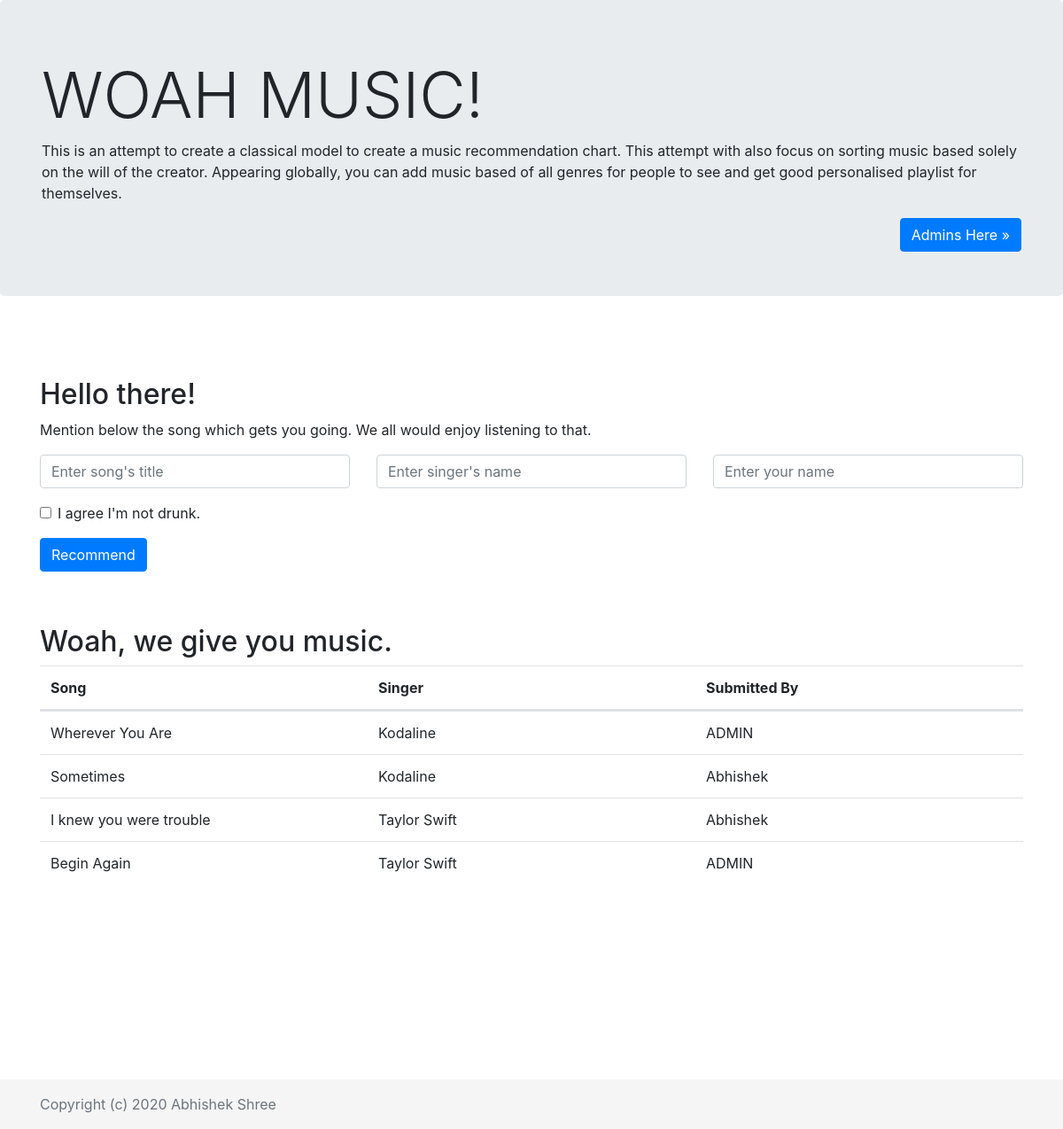
The app's page /, older data.
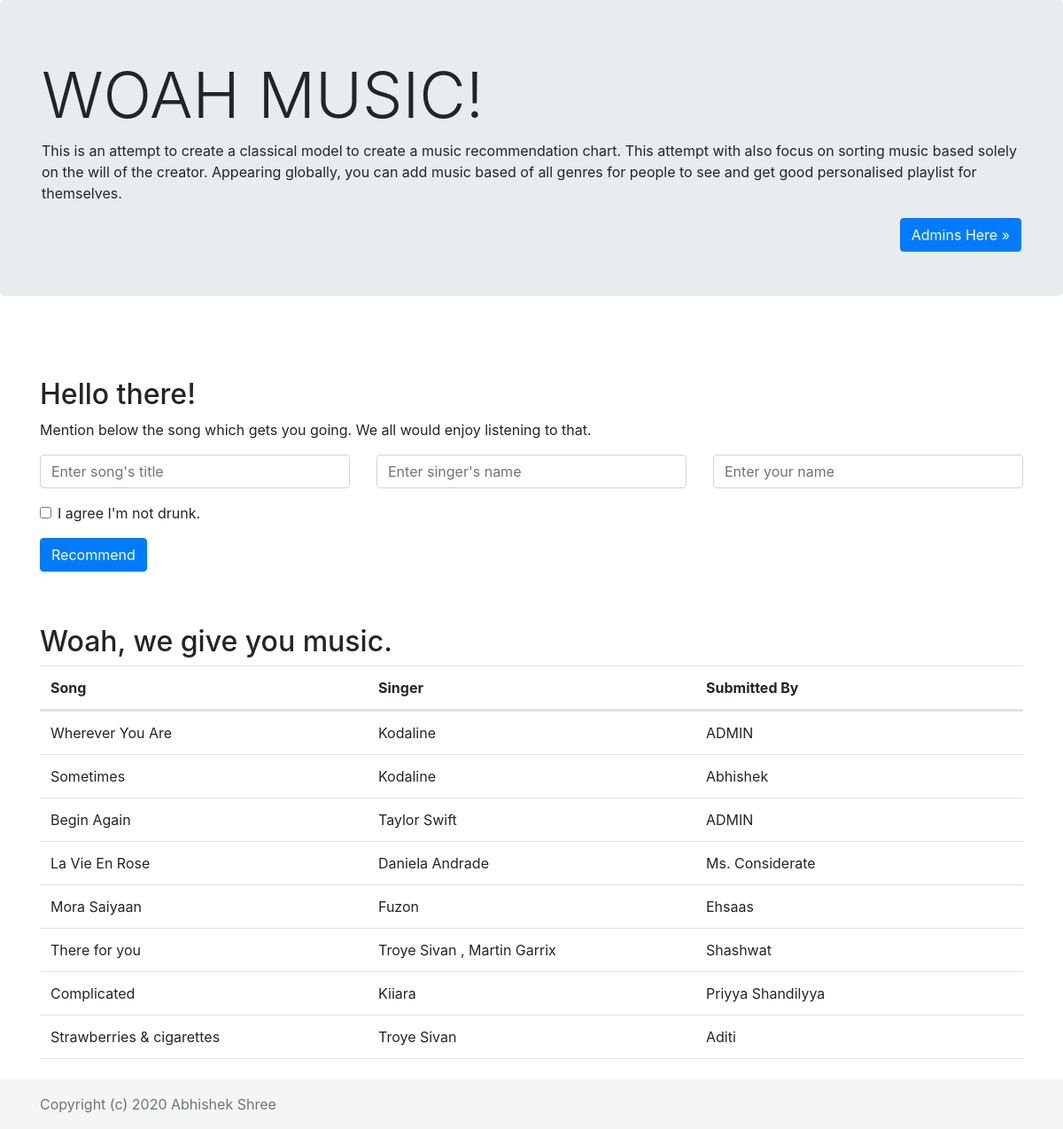
The same page, newer data.
### app.py (models this page shows)
class Final(db.Model):
    id = db.Column(db.Integer, primary_key=True)
    Song = db.Column(db.String(100))
    singer = db.Column(db.String(100))
    givenby = db.Column(db.String(100))

### app.py (the view)
@app.route('/')
def main():
    Flist = Final.query.all()
    return render_template("index.html", flist=Flist, get=get)

### app.py (called while the page is built)
@login_manager.request_loader
def request_loader(request):
    email = request.form.get('email')
    if email not in users:
        return
    user = User()
    user.id = email
    user.is_authenticated = request.form['password'] == users[email]['password']
    return user

### templates/index.html (shortened to what this page needs)
<!DOCTYPE html>
<html lang="en">
<head>
  <link rel="stylesheet" href="../static/css/bootstrap.css">
  <link rel="stylesheet" href="../static/css/footer.css">
</head>
<body class="d-flex flex-column h-100">
<main role="main" class="flex-shrink-0">
  <div class="jumbotron">
    <div class="container">
      <h1 class="display-3">WOAH MUSIC!</h1>
      <p>This is an attempt to create a classical model to create a music recommendation chart. This attempt with also focus on sorting music based solely on the will of the creator.
Appearing globally, you can add music based of all genres for people to see and get good personalised playlist for themselves.
</p>
      <a class="btn btn-primary btn float-right" href="{{ url_for('login') }}" role="button">Admins Here &raquo;</a>
      <br>
    </div>
  </div>
  <div class="container">
  <h2>Hello there!</h2>
  <p> Mention below the song which gets you going. We all would enjoy listening to that. </p>
  <form method="POST" action="{{ url_for('getData') }}">
    <div class="row">
      <div class="col-md-4 check">
        <input type="text" class="form-control" id="email" placeholder="Enter song's title" name="songname">
      </div>
      <div class="col-md-4 check">
        <input type="text" class="form-control" placeholder="Enter singer's name" name="singer">
      </div>
    <div class="col-md-4 check">
        <input type="text" class="form-control" placeholder="Enter your name" name="uname">
      </div>
    </div>
    <div class="form-group form-check">
      <label class="form-check-label">
        <input class="form-check-input" type="checkbox" name="remember" required> I agree I'm not drunk.
      </label>
    </div>
    <button type="submit" class="btn btn-primary">Recommend</button>
  </form>
</div>
  <div class="container">
  <h2>Woah, we give you music.</h2>
  <table class="table table-hover">
    <thead>
      <tr>
        <th>Song</th>
        <th>Singer</th>
        <th>Submitted By</th>
      </tr>
    </thead>
    <tbody>
      {% for item in flist %}
      <tr>
        <td>{{item.Song}}</td>
        <td>{{item.singer}}</td>
        <td>{{item.givenby}}</td>
      </tr>
      {%endfor%}
    </tbody>
  </table>
</div>
</main>
<footer class="footer mt-auto py-3">
  <div class="container">
    <span class="text-muted">Copyright (c) 2020 Abhishek Shree</span>
  </div>
</footer>
</body>
</html>

### static/css/footer.css (style rules this page uses)
main > .container { padding: 60px 15px 0; }
.footer { background-color: #f5f5f5; }
.footer > .container { padding-right: 15px; padding-left: 15px; }

### templates/index.html (style rules this page uses)
tbody { display:block; height:400px; overflow:auto; }
thead, tbody tr { display:table; width:100%; table-layout:fixed; }
.check { margin-right: 0px; margin-bottom: 1rem; }

Row changes from the older to the newer data that the page shows:
removed Final: Song "I knew you were trouble", singer "Taylor Swift", givenby "Abhishek"
added Final: Song "La Vie En Rose", singer "Daniela Andrade", givenby "Ms. Considerate"
added Final: Song "Mora Saiyaan", singer "Fuzon", givenby "Ehsaas"
added Final: Song "There for you", singer "Troye Sivan , Martin Garrix", givenby "Shashwat"
added Final: Song "Complicated", singer "Kiiara", givenby "Priyya Shandilyya"
added Final: Song "Strawberries & cigarettes", singer "Troye Sivan", givenby "Aditi"
